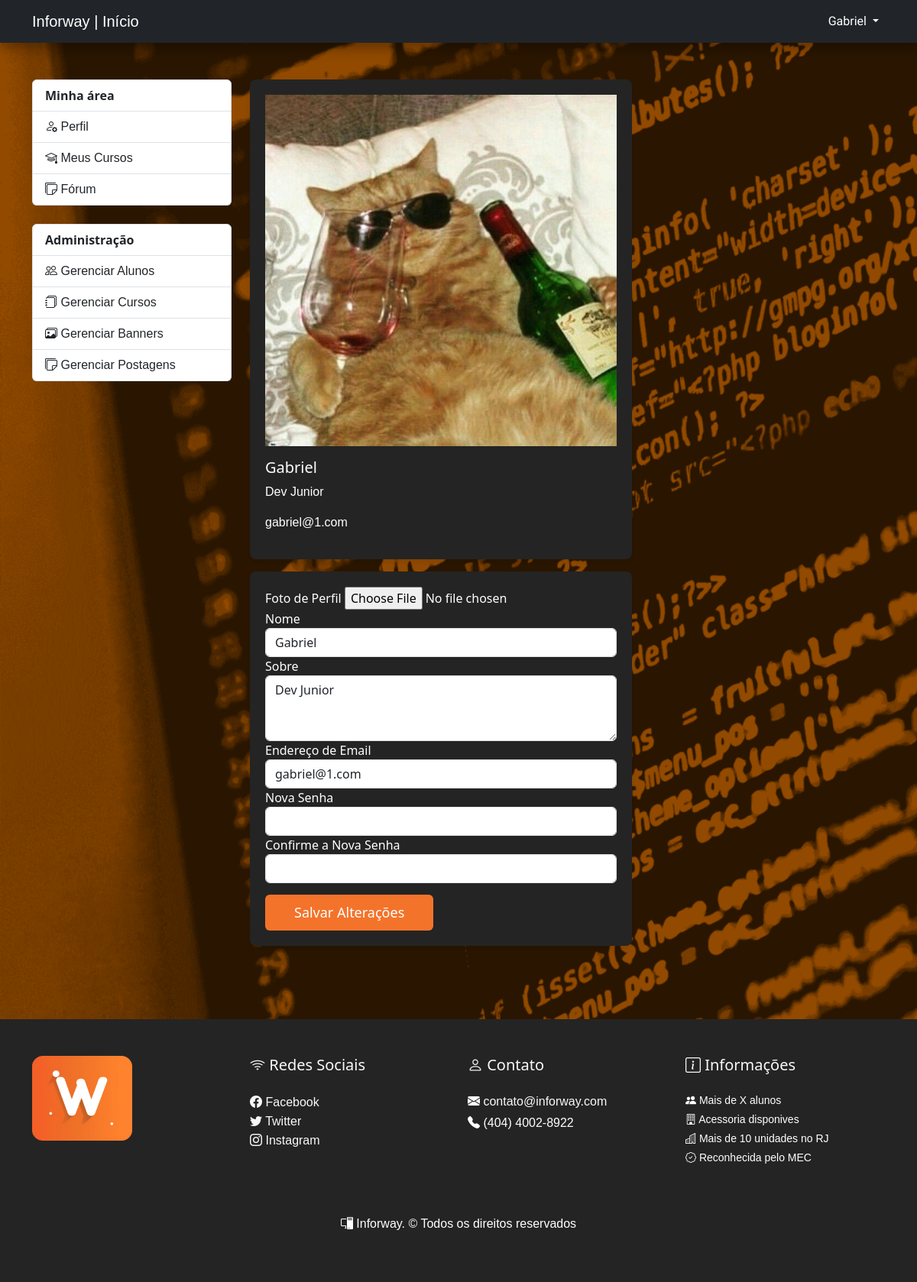
The page /admin/profile.php (signed in) on the database its author committed.
### tables this page shows
CREATE TABLE `users` (
  `id` int(11) NOT NULL,
  `name` varchar(255) NOT NULL,
  `email` varchar(255) DEFAULT NULL,
  `image` varchar(255) NOT NULL DEFAULT 'https://th.bing.com/th/id/OIP.e0Pn4g0z3Xwpa3wmRmifDgAAAA?rs=1&pid=ImgDetMain',
  `about` text NOT NULL,
  `password` varchar(255) DEFAULT NULL,
  `cpf` int(11) NOT NULL,
  `created_at` timestamp NOT NULL DEFAULT current_timestamp(),
  `level` enum('Aluno','Admin','Professor') NOT NULL
);

### admin/profile.php (the view, shortened to what this page needs)
<?php
include_once('../components/admin/header.php');
$user_id = $_SESSION['user_id'];
$query = "SELECT * FROM users WHERE id = '$user_id'";
$result = mysqli_query($connection, $query);
if (mysqli_num_rows($result) > 0) {
    $user = mysqli_fetch_assoc($result);
    $name = $user['name'];
    $email = $user['email'];
    $about = $user['about'];
    $image = $user['image'];
} else {
    header('Location: login.php');
    exit;
}
?>
<main class="container py-5">
    <div class="row">
        <div class="col-md-3">
            <?php
            include_once('../components/admin/menu_sidebar.php');
            ?>
        </div>
        <div class="col-md-9">
        <div class="row">
            <section class="col-md-4">
                <div class="card-profile">
                    <div class="card-body">
                        <?php
                        if (strpos($image, 'src') !== false) {
                            $image = $image;
                        ?>
                            <img src="../<?php echo $image ?>" class="img-fluid mb-3" alt="<?php echo $name ?>">
                        <?php } else { ?>
                            <img src="<?php echo $image ?>" class="img-fluid mb-3" alt="<?php echo $name ?>">
                        <?php } ?>
                        <h5>
                            <?php echo $name ?>
                        </h5>
                        <p>
                            <?php echo $about ?>
                        </p>
                        <p>
                            <?php echo $email ?>
                        </p>
                    </div>
                </div>
                <div class="mt-3">
                    <div class="card-body-profile">
                        <form action="requests/profile/update.php" method="post" enctype="multipart/form-data">
                            <div class="form-group">
                                <label for="image">Foto de Perfil</label>
                                <input type="file" class="form-control-file" id="image" name="image" accept="image/*">
                            </div>
                            <div class="form-group">
                                <label for="name">Nome</label>
                                <input type="text" class="form-control" id="name" value="<?php echo $name ?>" required name="name">
                            </div>
                            <div class="form-group">
                                <label for="about">Sobre</label>
                                <textarea class="form-control" id="about" rows="3" required name="about"><?php echo $about ?></textarea>
                            </div>
                            <div class="form-group">
                                <label for="email">Endereço de Email</label>
                                <input type="email" class="form-control" id="email" value="<?php echo $email ?>" name="email" required>
                            </div>
                            <div class="form-group">
                                <label for="password">Nova Senha</label>
                                <input type="password" class="form-control" id="password" name="password">
                            </div>
                            <div class="form-group">
                                <label for="password-confirm">Confirme a Nova Senha</label>
                                <input type="password" class="form-control" id="password-confirm" name="password_confirm">
                            </div>
                            <button type="submit" class="btn btn-prf">Salvar Alterações</button>
                        </form>
                    </div>
                </div>
            </section>
        </div>
</main>
<?php
include_once('../components/admin/footer.php');
?>

### src/inforway.css (style rules this page uses)
.btn-prf { margin-top: 15px; background-color: #f4732a; }
.card-profile { width: 500px; background-color: rgb(36, 36, 36); box-shadow: 0 4px 8px rgba(0, 0, 0, 0.1); border-radius: 8px; padding: 20px; bottom: 20px; }
.card-profile h5 { color: white; }
.card-body-profile { color: #fff; width: 500px; background-color: rgb(36, 36, 36); box-shadow: 0 4px 8px rgba(0, 0, 0, 0.1); border-radius: 8px; padding: 20px; bottom: 20px; }
.btn { padding: 10px 38px; font-weight: 500; font-size: 18px; border: none; transition: 1s; color: #fff; cursor: pointer; }
.card-regi label, h2, p, a { color: #fff; font-family: 'Trebuchet MS', 'Lucida Sans Unicode', 'Lucida Grande', 'Lucida Sans', Arial, sans-serif; transition: 1s; text-decoration: none; }
body { background-image: url('../src/img/background.png'); background-repeat: no-repeat; background-size: 200%; background-attachment: fixed; }

### rows shown on the page
users: image (picture), name "Gabriel", about "Dev Junior", email "gabriel@1.com"

### other values the page prints
$_SESSION['user_name'] "Gabriel"
